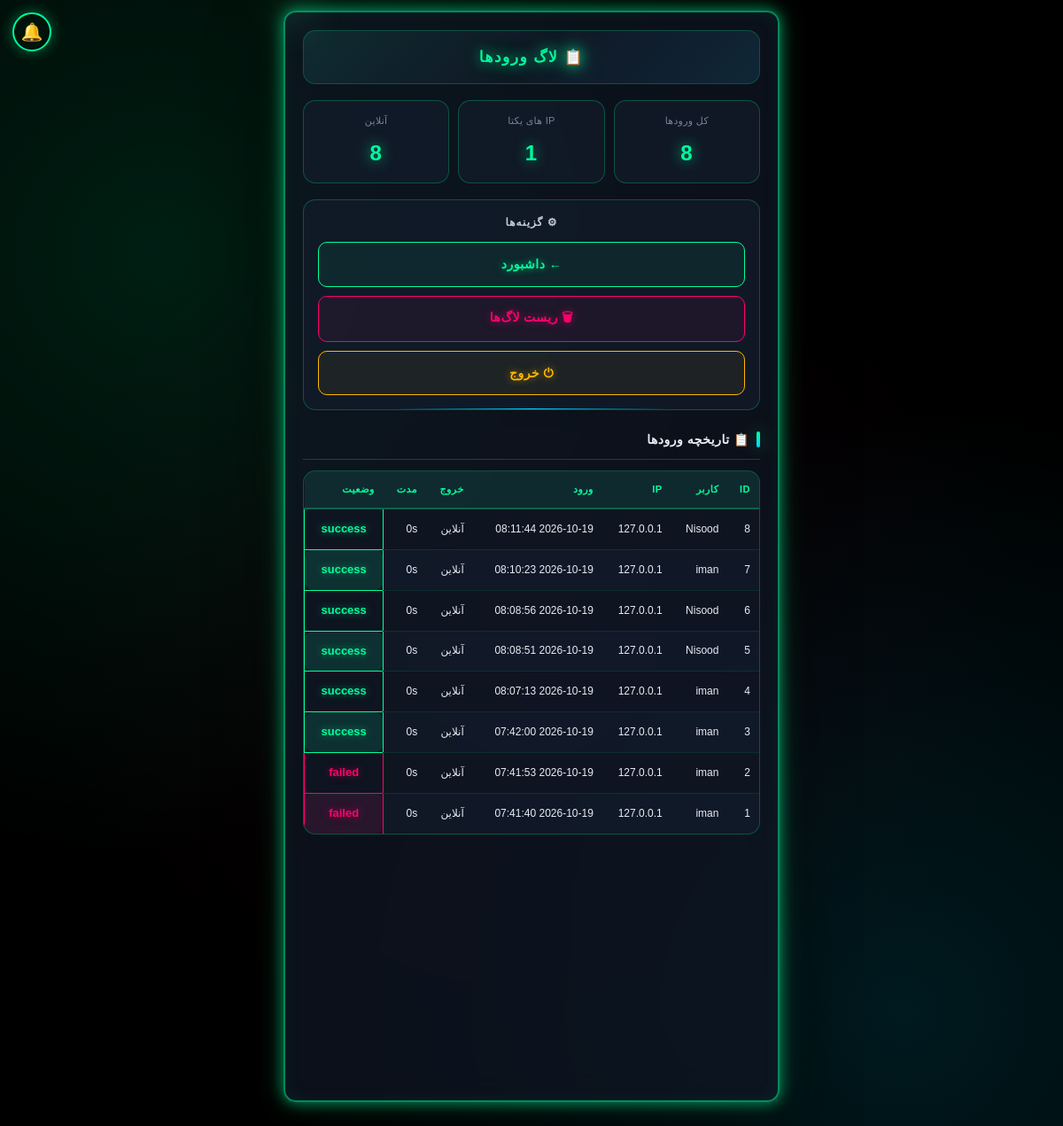
The app's page /admin/logs (signed in) with its own data.
### tables this page shows
CREATE TABLE login_logs (
        id INTEGER PRIMARY KEY AUTOINCREMENT,
        user_id INTEGER, username TEXT, ip TEXT, user_agent TEXT,
        login_time TIMESTAMP DEFAULT CURRENT_TIMESTAMP,
        logout_time TIMESTAMP, duration_seconds INTEGER DEFAULT 0,
        status TEXT DEFAULT 'success');

### app.py (the view)
@app.route("/admin/logs")
@admin_required
def admin_logs():
    return render_template("admin_logs.html",
        logs=get_all_logins(200),
        stats=get_login_stats())

### app.py (called while the page is built)
@app.context_processor
def inject_global_settings():
    try:
        if session.get("is_admin"):
            s = get_admin_settings()
        elif session.get("user_id"):
            s = get_user_settings(session["user_id"])
        else:
            s = {"avatar": None, "bg": None, "theme": "neon"}
    except Exception:
        s = {"avatar": None, "bg": None, "theme": "neon"}
    return {"current_settings": s}

@app.after_request
def _security_headers(response):
    if response.content_type and 'text/html' in response.content_type:
        response.headers["Cache-Control"] = "no-store, no-cache, must-revalidate, max-age=0"
        response.headers["Pragma"] = "no-cache"
        response.headers["Expires"] = "0"
    """هدرهای امنیتی"""
    response.headers["X-Content-Type-Options"] = "nosniff"
    response.headers["X-Frame-Options"] = "SAMEORIGIN"
    response.headers["X-XSS-Protection"] = "1; mode=block"
    response.headers["Referrer-Policy"] = "no-referrer"
    response.headers["Permissions-Policy"] = "geolocation=(), microphone=(), camera=()"
    return response

def admin_required(f):
    @wraps(f)
    def decorated(*args, **kwargs):
        if session.get("user_id"):
            session.clear()
            return redirect(url_for("admin_login"))
        if not session.get("is_admin"):
            return redirect(url_for("admin_login"))
        return f(*args, **kwargs)
    return decorated

### database.py (called while the page is built, shortened)
def get_user_settings(user_id):
    import time
    now = time.time()
    key = f'settings_{user_id}'
    if key in _CACHE and (now - _CACHE_TIME.get(key, 0)) < CACHE_TTL:
        return _CACHE[key]

def get_all_logins(limit=200):
    conn = sqlite3.connect(DB_PATH)
    c = conn.cursor()
    c.execute("SELECT * FROM login_logs ORDER BY id DESC LIMIT ?", (limit,))
    rows = c.fetchall()
    conn.close()
    return rows

def get_login_stats():
    conn = sqlite3.connect(DB_PATH)
    c = conn.cursor()
    c.execute("SELECT COUNT(*) FROM login_logs")
    total = c.fetchone()[0]
    c.execute("SELECT COUNT(DISTINCT ip) FROM login_logs")
    unique_ips = c.fetchone()[0]
    c.execute("SELECT COUNT(*) FROM login_logs WHERE logout_time IS NULL")
    online = c.fetchone()[0]
    conn.close()
    return {"total": total, "unique_ips": unique_ips, "online": online}

def get_admin_settings():
    return get_user_settings(ADMIN_ID)

### templates/admin_logs.html (shortened to what this page needs)
<!DOCTYPE html>
<html lang="fa" dir="rtl">
<head>
    <link rel="stylesheet" href="/static/style.css">
<link href="https://cdn.jsdelivr.net/gh/rastikerdar/vazirmatn@v33.003/Vazirmatn-font-face.css" rel="stylesheet">
<link rel="stylesheet" href="/static/scroll-fix.css"><link rel="icon" type="image/png" href="/static/icons/icon-192.png"><link rel="apple-touch-icon" href="/static/apple-touch-icon.png"></head>
<body class="matrix-bg">
    <div class="container">
        <div class="header-bar">
            <div class="header-title">📋 لاگ ورودها</div>
        </div>
        <div class="stats">
            <div class="stat-box">
                <span class="stat-label">کل ورودها</span>
                <span class="stat-value">{{ stats.total }}</span>
            </div>
            <div class="stat-box">
                <span class="stat-label">IP های یکتا</span>
                <span class="stat-value">{{ stats.unique_ips }}</span>
            </div>
            <div class="stat-box">
                <span class="stat-label">آنلاین</span>
                <span class="stat-value">{{ stats.online }}</span>
            </div>
        </div>
        <div class="footer-box">
            <div class="footer-title">⚙ گزینه‌ها</div>
            <div class="footer-actions">
                <a href="/admin/dashboard" class="btn-nav">← داشبورد</a>
                <button type="button" class="btn-reset" onclick="openClearModal()">🗑 ریست لاگ‌ها</button>
                <a href="/admin/logout" class="btn-nav btn-logout">⏻ خروج</a>
            </div>
        </div>
        <h2>📋 تاریخچه ورودها</h2>
        <div class="table-wrap">
            <table>
                <tr>
                    <th>ID</th>
                    <th>کاربر</th>
                    <th>IP</th>
                    <th>ورود</th>
                    <th>خروج</th>
                    <th>مدت</th>
                    <th>وضعیت</th>
                </tr>
                {% for row in logs %}
                <tr>
                    <td>{{ row[0] }}</td>
                    <td>{{ row[2] }}</td>
                    <td>{{ row[3] }}</td>
                    <td>{{ row[5] }}</td>
                    <td>{{ row[6] or 'آنلاین' }}</td>
                    <td>{{ row[7] }}s</td>
                    <td class="{{ 'success' if row[8]=='success' else 'error' }}">{{ row[8] }}</td>
                </tr>
                {% endfor %}
            </table>
        </div>
    </div>
{% include "_global_bg.html" %}
<a href="#" id="notifBellLink" class="notif-bell" title="اعلان‌ها">
🔔
</a>
</body>
</html>

### static/scroll-fix.css (style rules this page uses)
html { overflow-x:hidden!important;overflow-y:scroll!important;height:auto!important;max-height:none!important;min-height:100%!important }
body { overflow-x:clip!important;overflow-y:visible!important;height:auto!important;max-height:none!important;min-height:100vh!important;position:relative!important }
.container,.container-fluid,.wrap,main,.content,#app,#root { overflow:visible!important;overflow-y:visible!important;height:auto!important;max-height:none!important;padding-bottom:120px!important;margin-bottom:0!important }
body::before,body::after { pointer-events:none!important }

### static/app-feel.css (style rules this page uses)
* { -webkit-tap-highlight-color:transparent;-webkit-touch-callout:none }
html,body { overscroll-behavior:none;-webkit-overflow-scrolling:touch }
body { user-select:none;-webkit-user-select:none }
button,a.btn,.ni,.tab,.cat,.main-cat,.prod,.shop,.cart { transition:transform .15s ease,box-shadow .3s ease; }
.page-fade { animation:pageFade .3s ease-out }

### templates/admin_logs.html (style rules this page uses)
body,input,textarea,button,select { font-family:"Vazirmatn","Segoe UI",Tahoma,sans-serif !important; }

### records on screen
login_logs: id "8", username "Nisood", ip "127.0.0.1", login_time "2026-10-19 08:11:44", row "آنلاین", duration_seconds "0", status "success"
login_logs: id "7", username "iman", ip "127.0.0.1", login_time "2026-10-19 08:10:23", row "آنلاین", duration_seconds "0", status "success"
login_logs: id "6", username "Nisood", ip "127.0.0.1", login_time "2026-10-19 08:08:56", row "آنلاین", duration_seconds "0", status "success"
login_logs: id "5", username "Nisood", ip "127.0.0.1", login_time "2026-10-19 08:08:51", row "آنلاین", duration_seconds "0", status "success"
login_logs: id "4", username "iman", ip "127.0.0.1", login_time "2026-10-19 08:07:13", row "آنلاین", duration_seconds "0", status "success"
login_logs: id "3", username "iman", ip "127.0.0.1", login_time "2026-10-19 07:42:00", row "آنلاین", duration_seconds "0", status "success"
login_logs: id "2", username "iman", ip "127.0.0.1", login_time "2026-10-19 07:41:53", row "آنلاین", duration_seconds "0", status "failed"
login_logs: id "1", username "iman", ip "127.0.0.1", login_time "2026-10-19 07:41:40", row "آنلاین", duration_seconds "0", status "failed"

### other values on screen
{{ stats.total }} "8"
{{ stats.unique_ips }} "1"
{{ stats.online }} "8"
